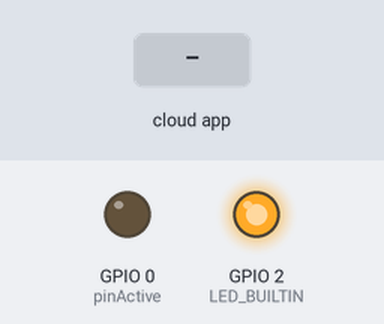
Bench run of a program on a simulated ESP8266 (NodeMCU). Parts: output pins drawn as LEDs (lit = HIGH, except the on-board LED, lit = LOW). The test bench sets the inputs (shaded band). WiFi joins after 1.5 s; servers stay silent unless stated; what the program prints to the serial monitor is not drawn.

Above: at 2.7 s.
2.8 s: the phone or cloud app sets OPA to 255
At 3.1 s:
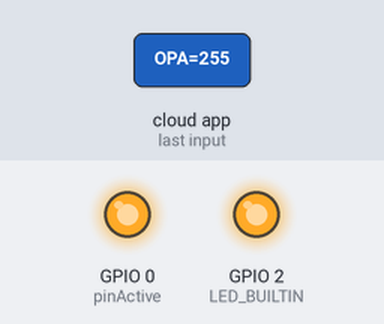
4.3 s: the phone or cloud app sets OPA to 0
At 5.4 s:
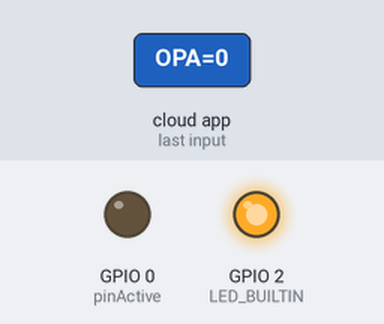
Timing chart, 0 to 7.3 s (numbered marks = the images above; inputs shaded):
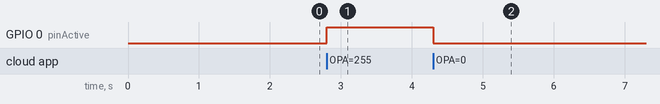

Measured:
- after the input at 2.8 s, GPIO 0 (pinActive): LOW → HIGH at once
- after the input at 4.3 s, GPIO 0 (pinActive): HIGH → LOW at once

The program:

main.cpp
```cpp
#include <Arduino.h>
#include <ESP8266WiFi.h>
#include <Espalexa.h>

// Definições
#define pinActive 0

const char* SSID = "NOME_REDE";
const char* PASSWD = "SENHA_REDE";

Espalexa espalexa;

// Funções Bult-In
boolean connectWifi();

void controlerQuintal(uint8_t brightness);

void setup() {

    Serial.begin(115200);

	pinMode(LED_BUILTIN, OUTPUT);
    pinMode(pinActive, OUTPUT);

    boolean wifiConnected = connectWifi();

    if (wifiConnected) {
        espalexa.addDevice("OPA", controlerQuintal);
        espalexa.begin();
    } else {
        while (1) {
            Serial.println("Não foi possível conectar no WiFi.");
            delay(2500);
        }
    }

}

void led() {
	digitalWrite(LED_BUILTIN, HIGH);
  	Serial.println("ON");
  	delay(500);
  	digitalWrite(LED_BUILTIN, LOW);
  	Serial.println("OFF");
  	delay(500);
}

void loop() {
	//led();
	espalexa.loop();
    delay(1);
}

// Verifica se a conexão com o WiFi foi bem sucedida
boolean connectWifi() {

    boolean state = true;
    int i = 0;

    WiFi.mode(WIFI_STA);
    WiFi.begin(SSID, PASSWD);

    Serial.println("Conectando no WiFi...");

    while (WiFi.status() != WL_CONNECTED) {
        delay(500);
        Serial.print(".");
        if (i > 20) {
            state = false;
            break;
        }
        i++;
    }
    return state;

}

void controlerQuintal(uint8_t brightness) {
    if (brightness == 255) {
        digitalWrite(pinActive, HIGH);
        Serial.println("Quintal ON");
    } else {
        digitalWrite(pinActive, LOW);
        Serial.println("Quintal OFF");
    }
}
```
